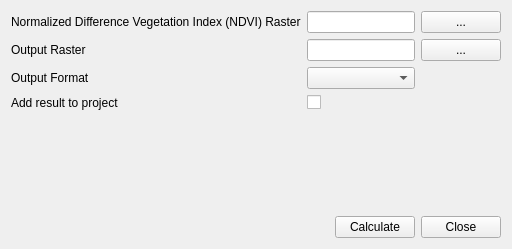
       <widget class="QWidget" name="tab_10">
        <attribute name="title">
         <string>Zhang, Wang et al’s  LSE Algorithm</string>
        </attribute>
        <layout class="QGridLayout" name="gridLayout_3">
         <item row="1" column="0">
          <widget class="QLabel" name="LSE_lblOutput_2">
           <property name="text">
            <string>Output Raster</string>
           </property>
          </widget>
         </item>
         <item row="0" column="3">
          <widget class="QPushButton" name="lseBrwNDVIZhang">
           <property name="text">
            <string>...</string>
           </property>
          </widget>
         </item>
         <item row="0" column="0">
          <widget class="QLabel" name="LSE_lblNDVI">
           <property name="text">
            <string>Normalized Difference Vegetation Index (NDVI) Raster</string>
           </property>
          </widget>
         </item>
         <item row="1" column="3">
          <widget class="QPushButton" name="lseBrwOutputZhang">
           <property name="text">
            <string>...</string>
           </property>
          </widget>
         </item>
         <item row="2" column="0">
          <widget class="QLabel" name="label_41">
           <property name="text">
            <string>Output Format</string>
           </property>
          </widget>
         </item>
         <item row="9" column="2">
          <widget class="QPushButton" name="lseCalcZhang">
           <property name="text">
            <string>Calculate</string>
           </property>
          </widget>
         </item>
         <item row="3" column="1">
          <widget class="QCheckBox" name="zhangLSEAddToProject">
           <property name="text">
            <string/>
           </property>
          </widget>
         </item>
         <item row="3" column="0">
          <widget class="QLabel" name="label_2">
           <property name="text">
            <string>Add result to project</string>
           </property>
          </widget>
         </item>
         <item row="4" column="0" colspan="4">
          <spacer name="horizontalSpacer_2">
           <property name="orientation">
            <enum>Qt::Horizontal</enum>
           </property>
           <property name="sizeHint" stdset="0">
            <size>
             <width>40</width>
             <height>20</height>
            </size>
           </property>
          </spacer>
         </item>
         <item row="8" column="0" colspan="4">
          <spacer name="horizontalSpacer">
           <property name="orientation">
            <enum>Qt::Horizontal</enum>
           </property>
           <property name="sizeHint" stdset="0">
            <size>
             <width>40</width>
             <height>20</height>
            </size>
           </property>
          </spacer>
         </item>
         <item row="0" column="1" colspan="2">
          <widget class="QLineEdit" name="zhangNDVILineEdit"/>
         </item>
         <item row="9" column="3">
          <widget class="QPushButton" name="lseZhangClose">
           <property name="text">
            <string>Close</string>
           </property>
          </widget>
         </item>
         <item row="7" column="0" colspan="4">
          <spacer name="horizontalSpacer_23">
           <property name="orientation">
            <enum>Qt::Horizontal</enum>
           </property>
           <property name="sizeHint" stdset="0">
            <size>
             <width>40</width>
             <height>20</height>
            </size>
           </property>
          </spacer>
         </item>
         <item row="5" column="0" colspan="4">
          <spacer name="horizontalSpacer_10">
           <property name="orientation">
            <enum>Qt::Horizontal</enum>
           </property>
           <property name="sizeHint" stdset="0">
            <size>
             <width>40</width>
             <height>20</height>
            </size>
           </property>
          </spacer>
         </item>
         <item row="6" column="0" colspan="4">
          <spacer name="horizontalSpacer_12">
           <property name="orientation">
            <enum>Qt::Horizontal</enum>
           </property>
           <property name="sizeHint" stdset="0">
            <size>
             <width>40</width>
             <height>20</height>
            </size>
           </property>
          </spacer>
         </item>
         <item row="1" column="1" colspan="2">
          <widget class="QLineEdit" name="zhangOutputLineEdit"/>
         </item>
         <item row="2" column="1" colspan="2">
          <widget class="QComboBox" name="zhangRasterType"/>
         </item>
        </layout>
       </widget>
